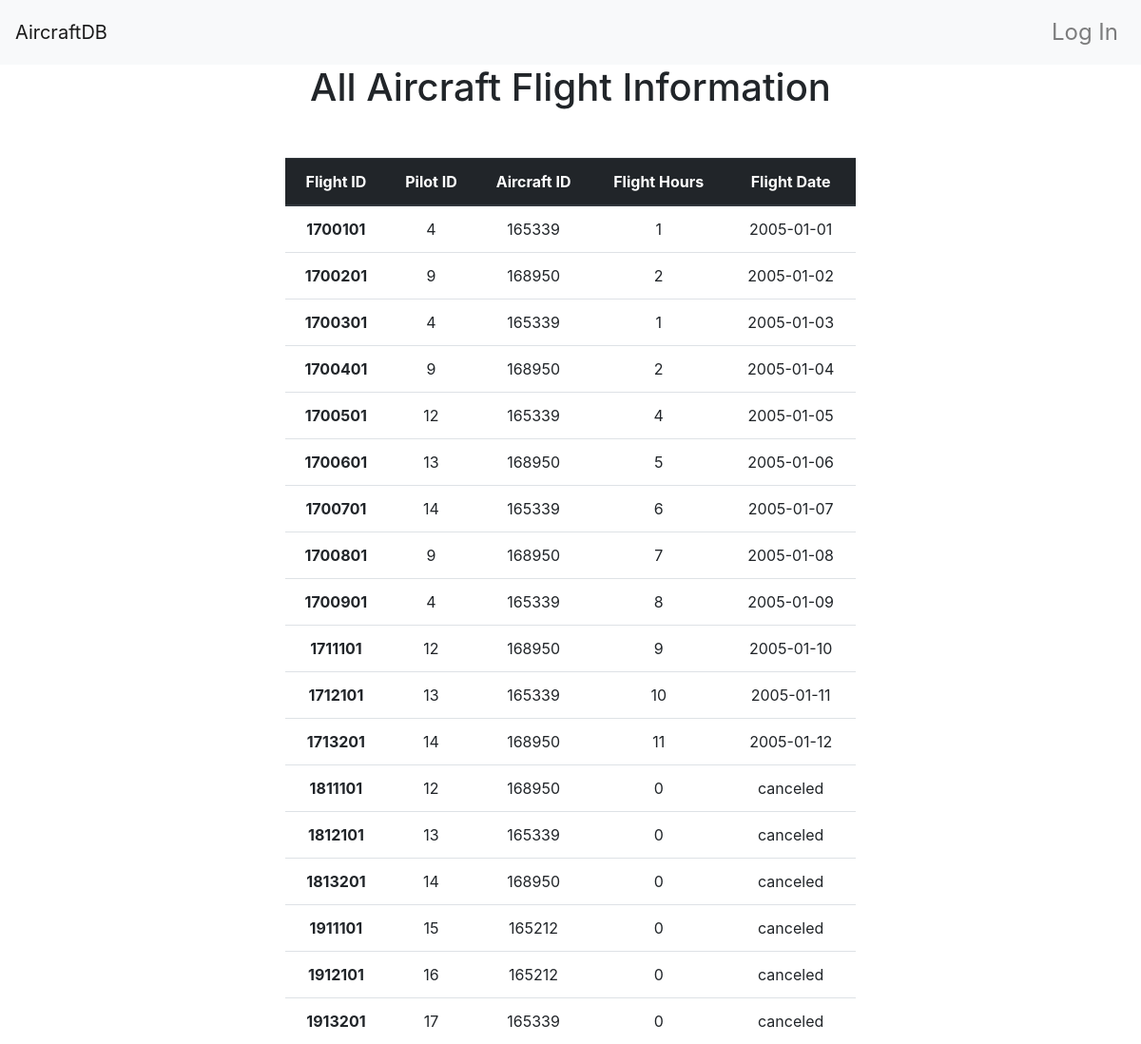
Screenshot of /administrator/flights with the database file from the repository.
### app/models.py (models this page shows, shortened)
class Flight(db.Model):
    __tablename__ = 'flights'
    flight_id = db.Column(db.Integer, primary_key = True)
    pilot_id =db.Column(db.Integer, db.ForeignKey('pilot.id'))
    aircraft_id = db.Column(db.Integer, db.ForeignKey('aircrafts.aircraft_id'))
    hours = db.Column(db.Integer)
    flight_date = db.Column(db.String(150))

### app/main/views.py (the view)
@main.route('/administrator/flights')
def admin_get_all_flights():
    data =  Flight.query.all()
    return render_template('administrator/all_flights.html', data=data)

### app/templates/administrator/all_flights.html
{% extends "base.html" %}
{% block page_content %}
<div class="table_heading">
    <h1>All Aircraft Flight Information </h1>
</div>
  <div class="second-container">
    <table class="table">
    <thead class="thead-dark">
      <tr>
        <th scope="col">Flight ID</th>
        <th scope="col">Pilot ID</th>
        <th scope="col">Aircraft ID</th>
        <th scope="col">Flight Hours</th>
        <th scope="col">Flight Date</th>
      </tr>
    </thead>
    <tbody>
    {% for flight in data %}
      <tr>
        <th scope="row"> {{flight.flight_id}} </th>
        <td>{{flight.pilot_id}}</td>
        <td>{{flight.aircraft_id}}</td>
        <td>{{flight.hours}}</td>
        <td>{{flight.flight_date}}</td>
        {% endfor %}
    </tbody>
  </table>
  </div>
{% endblock %}

### app/static/style.css (style rules this page uses)
div.second-container { margin-top: 50px; text-align: center; }
div.second-container table { width: 50%; margin: auto; float: none;; }
div.table_heading { text-align: center }

### rows the page displays
Flight: flight_id "1700101", pilot_id "4", aircraft_id "165339", hours "1", flight_date "2005-01-01"
Flight: flight_id "1700201", pilot_id "9", aircraft_id "168950", hours "2", flight_date "2005-01-02"
Flight: flight_id "1700301", pilot_id "4", aircraft_id "165339", hours "1", flight_date "2005-01-03"
Flight: flight_id "1700401", pilot_id "9", aircraft_id "168950", hours "2", flight_date "2005-01-04"
Flight: flight_id "1700501", pilot_id "12", aircraft_id "165339", hours "4", flight_date "2005-01-05"
Flight: flight_id "1700601", pilot_id "13", aircraft_id "168950", hours "5", flight_date "2005-01-06"
Flight: flight_id "1700701", pilot_id "14", aircraft_id "165339", hours "6", flight_date "2005-01-07"
Flight: flight_id "1700801", pilot_id "9", aircraft_id "168950", hours "7", flight_date "2005-01-08"
Flight: flight_id "1700901", pilot_id "4", aircraft_id "165339", hours "8", flight_date "2005-01-09"
Flight: flight_id "1711101", pilot_id "12", aircraft_id "168950", hours "9", flight_date "2005-01-10"
Flight: flight_id "1712101", pilot_id "13", aircraft_id "165339", hours "10", flight_date "2005-01-11"
Flight: flight_id "1713201", pilot_id "14", aircraft_id "168950", hours "11", flight_date "2005-01-12"
Flight: flight_id "1811101", pilot_id "12", aircraft_id "168950", hours "0", flight_date "canceled"
Flight: flight_id "1812101", pilot_id "13", aircraft_id "165339", hours "0", flight_date "canceled"
Flight: flight_id "1813201", pilot_id "14", aircraft_id "168950", hours "0", flight_date "canceled"
Flight: flight_id "1911101", pilot_id "15", aircraft_id "165212", hours "0", flight_date "canceled"
Flight: flight_id "1912101", pilot_id "16", aircraft_id "165212", hours "0", flight_date "canceled"
Flight: flight_id "1913201", pilot_id "17", aircraft_id "165339", hours "0", flight_date "canceled"
